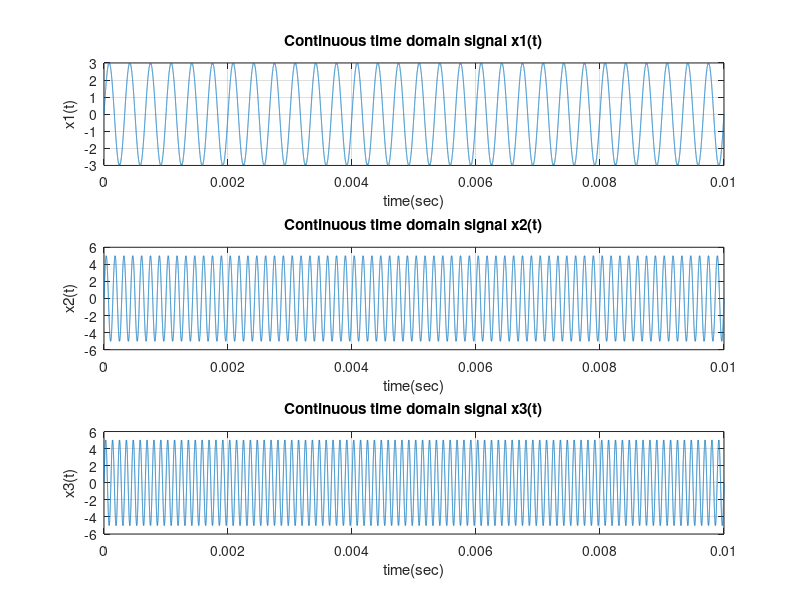
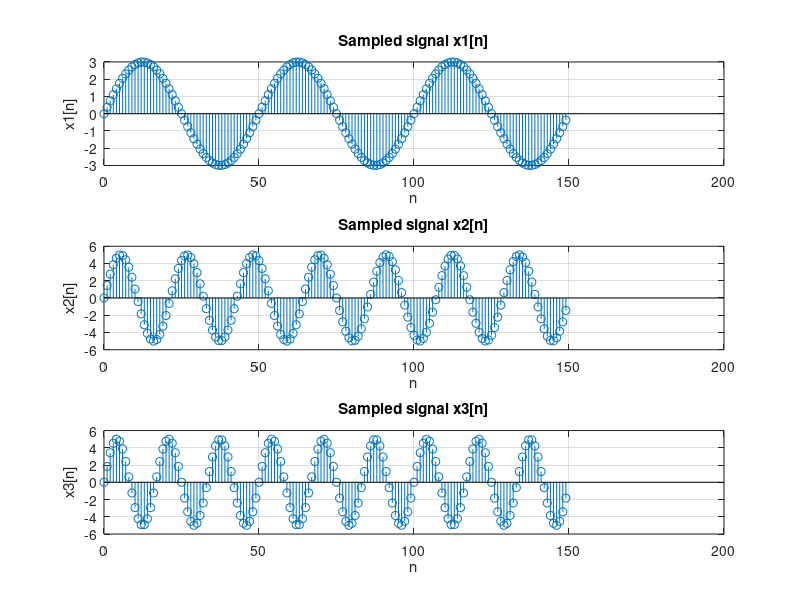
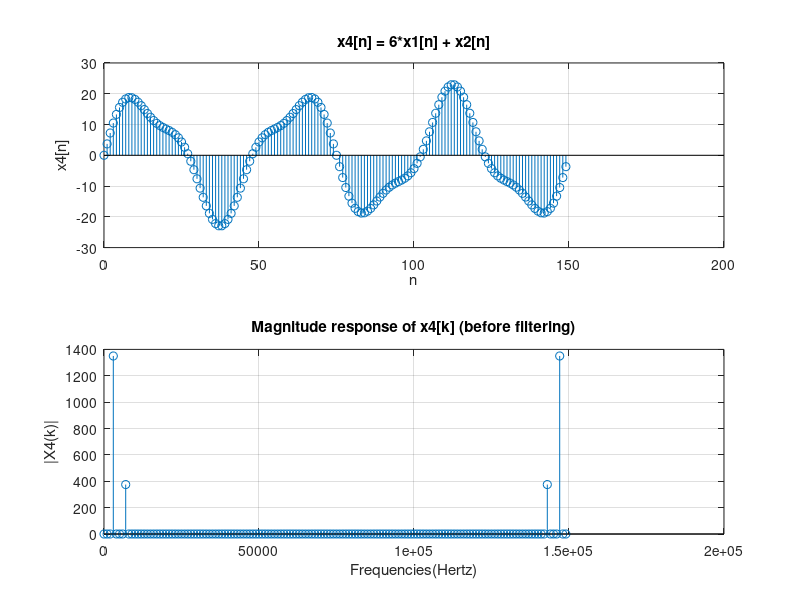
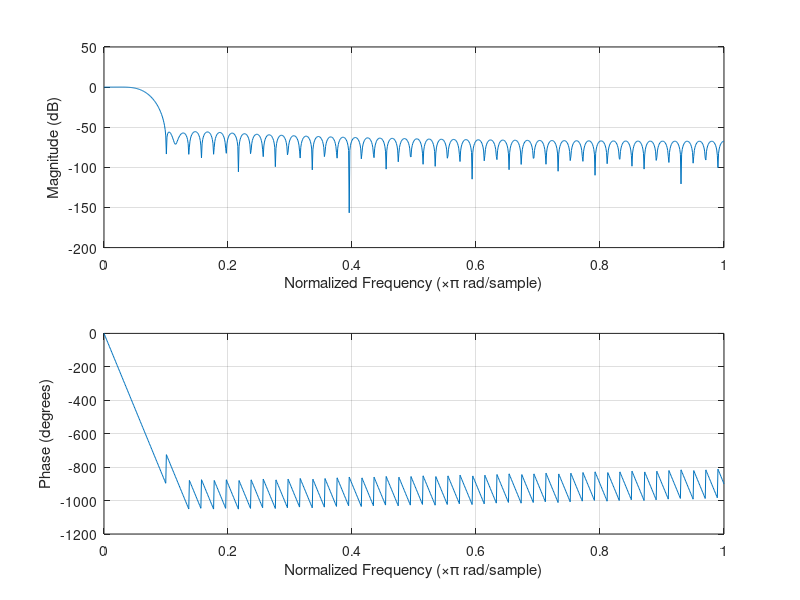

These charts were generated, in order, by the following MATLAB code:
clear;
clc;
close all;

f1 = 3000;
f2 = 7000;
f3 = 9000;

%% ===== Continuous-Time Signal Generation =====
t_c = 0:0.0000001:0.01;

x1_c = 3*sin(2*pi*f1*t_c);
x2_c = 5*sin(2*pi*f2*t_c);
x3_c = 5*sin(2*pi*f3*t_c);

figure;

subplot(3,1,1);
plot(t_c,x1_c);
xlabel("time(sec)");
ylabel("x1(t)");
title("Continuous time domain signal x1(t)");
grid on;

subplot(3,1,2);
plot(t_c,x2_c);
xlabel("time(sec)");
ylabel("x2(t)");
title("Continuous time domain signal x2(t)");
grid on;

subplot(3,1,3);
plot(t_c,x3_c);
xlabel("time(sec)");
ylabel("x3(t)");
title("Continuous time domain signal x3(t)");
grid on;

%% ===== Sampling =====
fs = 150000;
ts = 1/fs;

t = 0:ts:1/1000-1/fs;

x1 = 3*sin(2*pi*f1*t);
x2 = 5*sin(2*pi*f2*t);
x3 = 5*sin(2*pi*f3*t);

n = 0:length(t)-1;

figure;

subplot(3,1,1);
stem(n,x1);
xlabel("n");
ylabel("x1[n]");
title("Sampled signal x1[n]");
grid on;

subplot(3,1,2);
stem(n,x2);
xlabel("n");
ylabel("x2[n]");
title("Sampled signal x2[n]");
grid on;

subplot(3,1,3);
stem(n,x3);
xlabel("n");
ylabel("x3[n]");
title("Sampled signal x3[n]");
grid on;

%% ===== Signal Combination and FFT Analysis =====
x11 = 6*x1;
x4 = x11 + x2;

X4 = fft(x4,length(x4));

figure;

N1 = length(x4);
k1 = 0:N1-1;

subplot(2,1,1);
stem(k1,x4);
xlabel("n");
ylabel("x4[n]");
title("x4[n] = 6*x1[n] + x2[n]");
grid on;

subplot(2,1,2);
stem(fs*k1/N1,abs(X4));
xlabel("Frequencies(Hertz)");
ylabel("|X4(k)|");
title("Magnitude response of x4[k] (before filtering)");
grid on;

%% ===== FIR Low-Pass Filter Design =====
N = 100;

hamm = hamming(N+1);

fc = 5000;

b = fir1(N,2*fc/fs,"low",hamm);

figure;
freqz(b,1,1024);

[h,l] = impz(b,1);

figure;

stem(l,h);
xlabel("n");
ylabel("h[n]");
title("Impulse response of the filter h[n] (Hamming window)");
grid on;

%% ===== Filtering =====
x_f = conv(x4,h);

N2 = length(x_f);

X_f = fft(x_f,N2);

k2 = 0:N2-1;

figure;

subplot(2,1,1);
stem(k2,x_f);
xlabel("n");
ylabel("x_f[n]");
title("Filtered signal x_f");
grid on;

subplot(2,1,2);
stem(fs*k2/N2,abs(X_f));
xlabel("Frequencies (hertz)");
ylabel("|X_f(k)|");
title("Magnitude response after filtering of x4[n]");
grid on;

%% ===== Delay for x3 =====
x31 = [0,x3(1:end)];

N3 = length(x31);

if N2 > N3
    x31 = [x31,zeros(1,N2-N3)];
else
    x_f = [x_f,zeros(1,N3-N2)];
end

n1 = 0:length(x31)-1;

figure;

subplot(2,1,1);
stem(n,x3);
xlabel("n");
ylabel("x3[n]");
title("Sampled signal x3[n]");
grid on;

subplot(2,1,2);
stem(n1,x31);
xlabel("n");
ylabel("x31[n]");
title("Delayed signal and zero padded signal x31[n]");
grid on;

%% ===== Final Output and FFT =====
y = x_f + x31;

N4 = length(y);

k4 = 0:N4-1;

Y = fft(y,N4);

figure;

subplot(2,1,1);
stem(n1,y);
xlabel("n");
ylabel("y[n]");
title("y[n] = x31[n] + x_f[n]");
grid on;

subplot(2,1,2);
stem(fs*k4/N4,abs(Y));
xlabel("Frequencies(hertz)");
ylabel("|Y(k)|");
title("Magnitude spectrum of Y(k)");
grid on;

%% ===== Display Results =====
disp("==============================================");
disp("FREQUENCY-SELECTIVE SIGNAL PROCESSING");
disp("==============================================");

disp("Sampling Frequency:");
disp(fs);

disp("Frequencies of Input Signals:");
disp(f1);
disp(f2);
disp(f3);

disp("Filter Cutoff Frequency:");
disp(fc);

disp("Filter Order:");
disp(N);

disp("Final Output Signal y[n]:");
disp(y);
